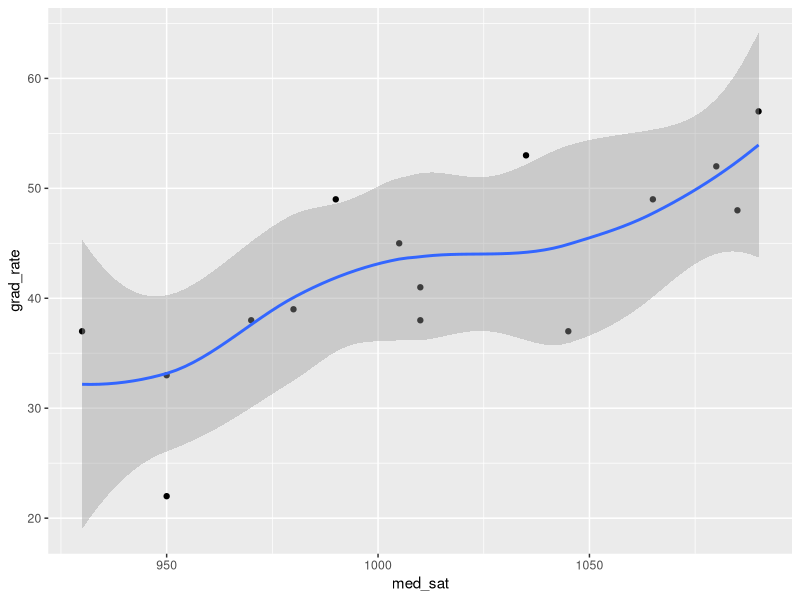
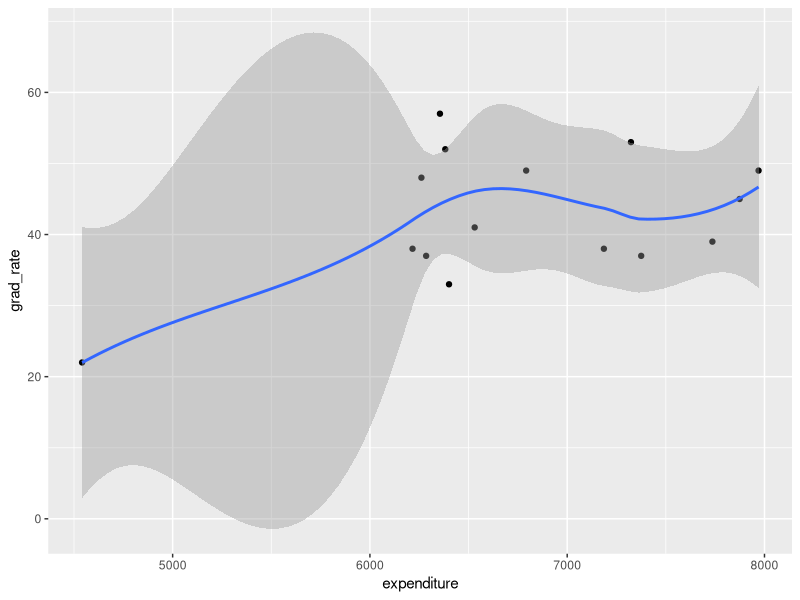
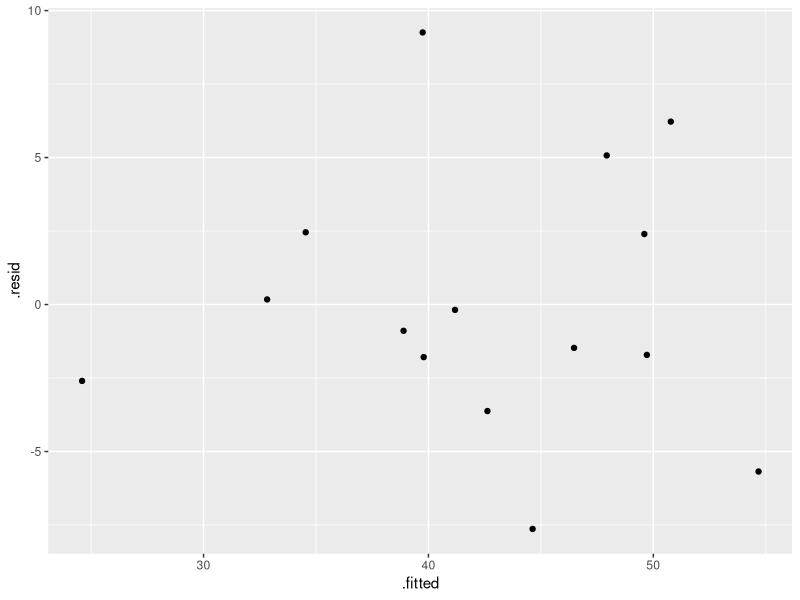
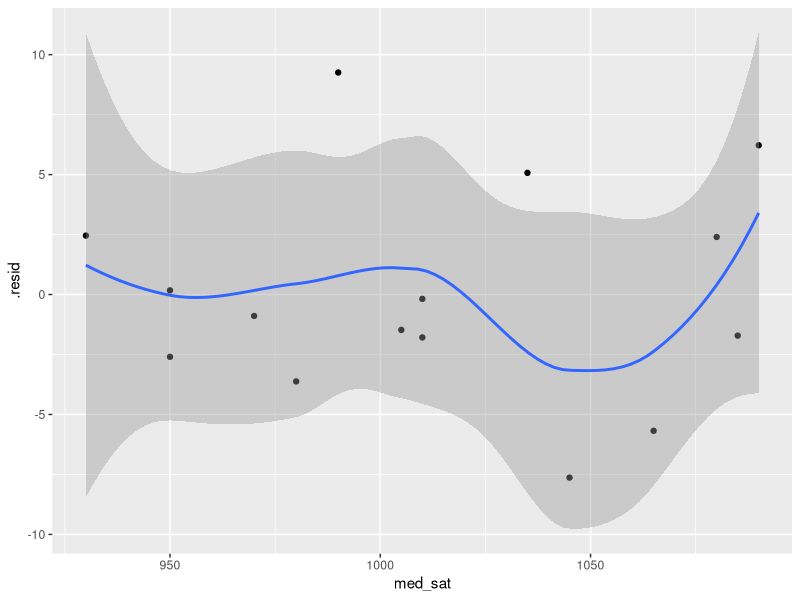
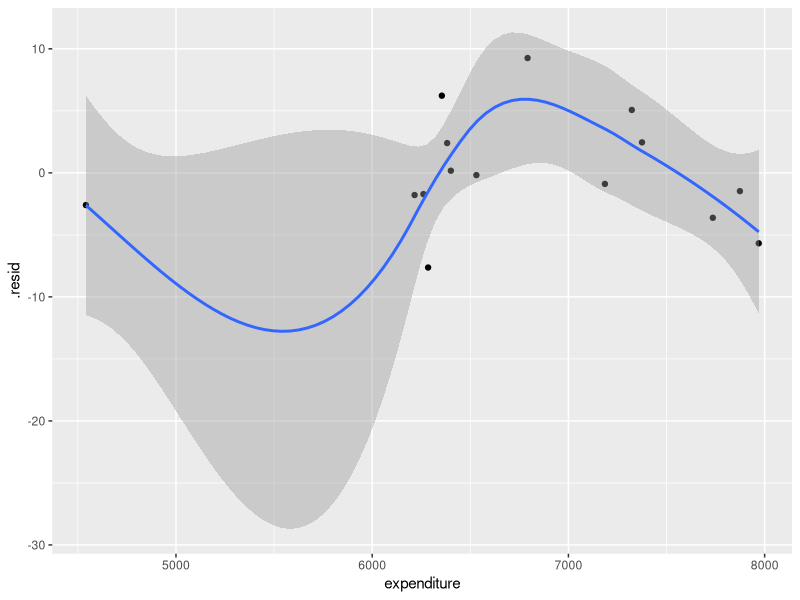
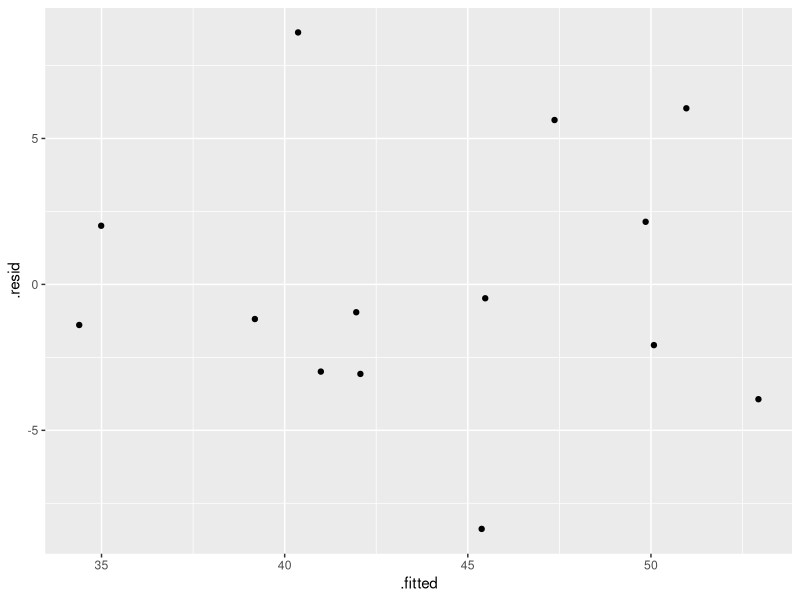
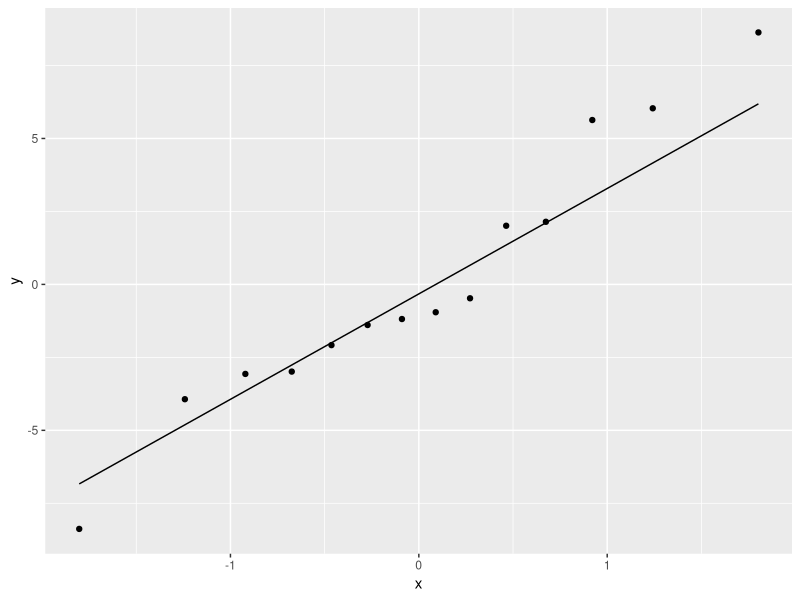
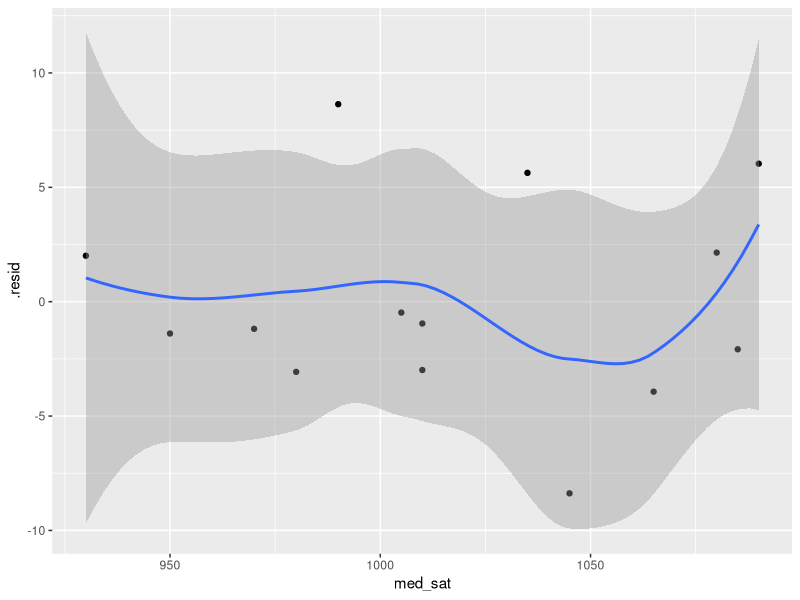

These figures' R source, in order:
## ---- chunk 1
library(tidyverse)
library(broom)
## ---- chunk 2
gradrate <- tribble(
  ~med_sat, ~expenditure, ~grad_rate,
  1065, 7970, 49,
  950, 6401, 33,
  1045, 6285, 37,
  990, 6792, 49,
  950, 4541, 22,
  970, 7186, 38,
  980, 7736, 39,
  1080, 6382, 52,
  1035, 7323, 53,
  1010, 6531, 41,
  1010, 6216, 38,
  930, 7375, 37,
  1005, 7874, 45,
  1090, 6355, 57,
  1085, 6261, 48
)
gradrate
## ---- chunk 3
write_csv(gradrate, "graduation-rates.csv")
## ---- chunk 4
cor(gradrate)
## ---- chunk 5
ggplot(gradrate, aes(x=med_sat, y=grad_rate)) + geom_point() + geom_smooth()
## ---- chunk 6
ggplot(gradrate, aes(x=expenditure, y=grad_rate)) + geom_point() + geom_smooth()
## ---- chunk 7
gr.1=lm(grad_rate~med_sat+expenditure, data=gradrate)
summary(gr.1)
## ---- chunk 8
gradrate %>% filter(expenditure>5000) -> gradrate_1
gr.2=lm(grad_rate~med_sat+expenditure, data=gradrate_1)
summary(gr.2)

## ---- chunk 9
ggplot(gr.1, aes(x=.fitted, y=.resid)) + geom_point()
## ---- chunk 10
gr.1 %>% augment(gradrate) -> gr.1a
ggplot(gr.1a, aes(x=med_sat, y=.resid))+geom_point()+ geom_smooth()
## ---- chunk 11
ggplot(gr.1a, aes(x=expenditure, y=.resid))+geom_point()+ geom_smooth()
## ---- chunk 12
ggplot(gr.2, aes(x=.fitted, y=.resid)) + geom_point()
## ---- chunk 13
ggplot(gr.2, aes(sample=.resid))+stat_qq()+stat_qq_line()
## ---- chunk 14
gr.2 %>% augment(gradrate_1) -> gr.2a
gr.2a
## ---- chunk 15
ggplot(gr.2a, aes(x=med_sat, y=.resid)) + geom_point() + geom_smooth()
## ---- chunk 16
ggplot(gr.2a, aes(x=expenditure, y=.resid)) + geom_point() + geom_smooth()
## ---- chunk 17
gr.3=lm(grad_rate~med_sat+expenditure+I(expenditure^2), data=gradrate_1)
summary(gr.3)

## ---- chunk 18
new=crossing(med_sat=seq(950, 1100, 5), expenditure=seq(6000,8000,50))
new
## ---- chunk 19
p=predict(gr.3, new)
p
new %>% bind_cols(pred=p) -> preds
preds
## ---- chunk 20
preds %>% arrange(desc(pred))
## ---- chunk 21
ggplot(gr.3, aes(x=.fitted, y=.resid)) + geom_point() + geom_smooth()
## ---- chunk 22
ggplot(gr.3, aes(sample=.resid)) + stat_qq() + stat_qq_line()
## ---- chunk 23
gr.3 %>% augment(gradrate_1) -> gr.3a
## ---- chunk 24
ggplot(gr.3a, aes(x=med_sat, y=.resid)) + geom_point()
## ---- chunk 25
ggplot(gr.3a, aes(x=expenditure, y=.resid)) + geom_point()
